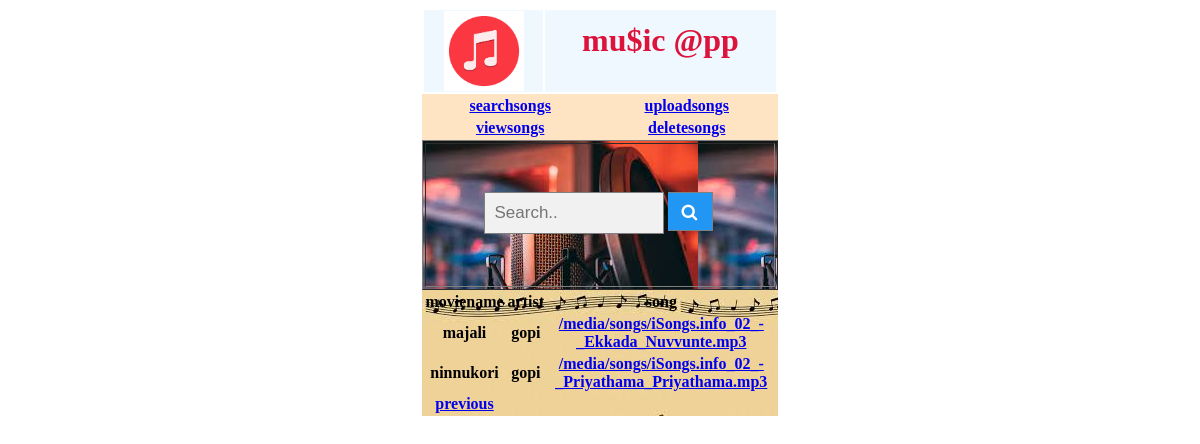
The app's page /artistsong/?A=gopi with its own data.
### app/models.py (models this page shows)
class UploadModel(models.Model):
    moviename=models.CharField(max_length=30)
    artist=models.CharField(max_length=30)
    song=models.FileField(upload_to='songs/')

### app/views.py (the view)
# urls.py: path('artistsong/',views.ArtistStong.as_view(),name="artistsong"),
class ArtistStong(View):
    def get(self,request):
        a=request.GET.get("A")
        aa=UploadModel.objects.filter(artist=a)
        return render(request,"artistasongs.html",{"artsong":aa})

### templates/artistasongs.html
{% include 'opensearchpage.html' %}
{% load static %}
<table align ="center" border="0" width="30%" style="background-image: url('{% static "images/argt.jpeg"%}')";>
    <tr>
        <th>moviename</th>
        <th>artist</th>
        <th>song</th>
    </tr>
    {% for x in artsong %}
        <tr>
        <th>{{ x.moviename }}</th>
        <th>{{ x.artist }}</th>
        <th><a href="{% url 'playsong' %}?n={{ x.song.url }}"> {{ x.song.url }} </a></th>
        </tr>
    {% endfor %}
<tr>
    <th> <a href="{% url 'musichome' %}">previous</a></th>
    </tr>
</table>

### templates/menu comman.html (style rules this page uses)
th { font-family: silentreaction }

### records on screen
UploadModel: moviename "majali", artist "gopi", song "/media/songs/iSongs.info_02_-_Ekkada_Nuvvunte.mp3"
UploadModel: moviename "ninnukori", artist "gopi", song "/media/songs/iSongs.info_02_-_Priyathama_Priyathama.mp3"
